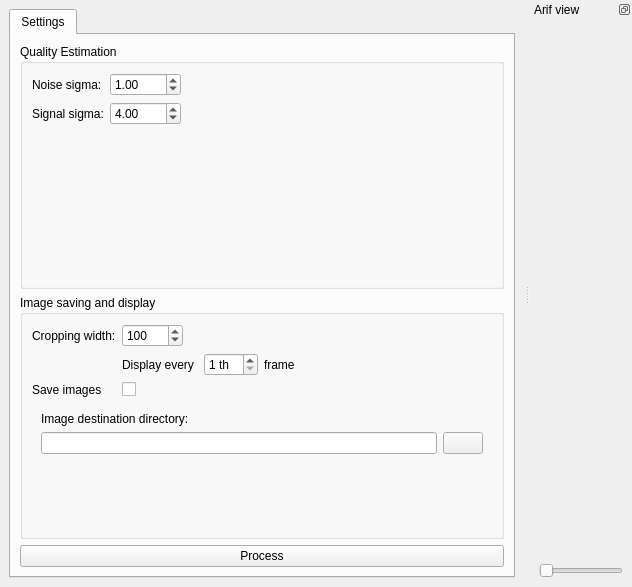
<?xml version="1.0" encoding="UTF-8"?>
<ui version="4.0">
 <class>arifMainWindow</class>
 <widget class="QMainWindow" name="arifMainWindow">
  <property name="geometry">
   <rect>
    <x>0</x>
    <y>0</y>
    <width>632</width>
    <height>587</height>
   </rect>
  </property>
  <property name="windowTitle">
   <string>Arif</string>
  </property>
  <widget class="QWidget" name="centralwidget">
   <layout class="QVBoxLayout" name="verticalLayout_4">
    <item>
     <widget class="QTabWidget" name="tabWidget">
      <property name="currentIndex">
       <number>0</number>
      </property>
      <widget class="QWidget" name="settingsTab">
       <attribute name="title">
        <string>Settings</string>
       </attribute>
       <layout class="QVBoxLayout" name="verticalLayout_5">
        <item>
         <widget class="QGroupBox" name="estimatorBox">
          <property name="title">
           <string>Quality Estimation</string>
          </property>
          <layout class="QFormLayout" name="formLayout">
           <property name="fieldGrowthPolicy">
            <enum>QFormLayout::ExpandingFieldsGrow</enum>
           </property>
           <item row="0" column="0">
            <widget class="QLabel" name="label_3">
             <property name="text">
              <string>Noise sigma:</string>
             </property>
            </widget>
           </item>
           <item row="0" column="1">
            <widget class="QDoubleSpinBox" name="noiseSigmaSpinbox">
             <property name="minimum">
              <double>0.350000000000000</double>
             </property>
             <property name="maximum">
              <double>1000.000000000000000</double>
             </property>
             <property name="singleStep">
              <double>0.050000000000000</double>
             </property>
             <property name="value">
              <double>1.000000000000000</double>
             </property>
            </widget>
           </item>
           <item row="1" column="0">
            <widget class="QLabel" name="label_4">
             <property name="text">
              <string>Signal sigma:</string>
             </property>
            </widget>
           </item>
           <item row="1" column="1">
            <widget class="QDoubleSpinBox" name="signalSigmaSpinbox">
             <property name="minimum">
              <double>0.350000000000000</double>
             </property>
             <property name="maximum">
              <double>1000.000000000000000</double>
             </property>
             <property name="singleStep">
              <double>0.050000000000000</double>
             </property>
             <property name="value">
              <double>4.000000000000000</double>
             </property>
            </widget>
           </item>
          </layout>
         </widget>
        </item>
        <item>
         <widget class="QGroupBox" name="imageSettingsGroup">
          <property name="title">
           <string>Image saving and display</string>
          </property>
          <layout class="QFormLayout" name="formLayout_4">
           <property name="fieldGrowthPolicy">
            <enum>QFormLayout::ExpandingFieldsGrow</enum>
           </property>
           <item row="0" column="0">
            <widget class="QLabel" name="cropWidthLabel">
             <property name="text">
              <string>Cropping width:</string>
             </property>
            </widget>
           </item>
           <item row="0" column="1">
            <widget class="QSpinBox" name="cropWidthBox">
             <property name="minimum">
              <number>16</number>
             </property>
             <property name="maximum">
              <number>10000</number>
             </property>
             <property name="value">
              <number>100</number>
             </property>
            </widget>
           </item>
           <item row="3" column="0">
            <widget class="QLabel" name="label_18">
             <property name="text">
              <string>Save images</string>
             </property>
            </widget>
           </item>
           <item row="3" column="1">
            <widget class="QCheckBox" name="saveImagesCheck">
             <property name="text">
              <string/>
             </property>
            </widget>
           </item>
           <item row="5" column="0" colspan="2">
            <widget class="QFrame" name="imageDestinationBox">
             <property name="enabled">
              <bool>true</bool>
             </property>
             <layout class="QVBoxLayout" name="verticalLayout_2">
              <item>
               <widget class="QLabel" name="label_5">
                <property name="text">
                 <string>Image destination directory:</string>
                </property>
               </widget>
              </item>
              <item>
               <layout class="QHBoxLayout" name="horizontalLayout">
                <item>
                 <widget class="QLineEdit" name="imageDestinationDirectory">
                  <property name="enabled">
                   <bool>true</bool>
                  </property>
                 </widget>
                </item>
                <item>
                 <widget class="QPushButton" name="imageDestinationButton">
                  <property name="icon">
                   <iconset theme="document-open">
                    <normaloff/>
                   </iconset>
                  </property>
                 </widget>
                </item>
               </layout>
              </item>
             </layout>
            </widget>
           </item>
           <item row="1" column="1">
            <layout class="QHBoxLayout" name="horizontalLayout_3">
             <item>
              <widget class="QLabel" name="label">
               <property name="text">
                <string>Display every </string>
               </property>
              </widget>
             </item>
             <item>
              <widget class="QSpinBox" name="displayInterval">
               <property name="suffix">
                <string> th</string>
               </property>
               <property name="minimum">
                <number>1</number>
               </property>
              </widget>
             </item>
             <item>
              <widget class="QLabel" name="label_2">
               <property name="text">
                <string>frame</string>
               </property>
              </widget>
             </item>
            </layout>
           </item>
          </layout>
         </widget>
        </item>
        <item>
         <layout class="QHBoxLayout" name="horizontalLayout_2" stretch="0">
          <item>
           <widget class="QPushButton" name="processButton">
            <property name="text">
             <string>Process</string>
            </property>
            <property name="checkable">
             <bool>true</bool>
            </property>
           </widget>
          </item>
         </layout>
        </item>
       </layout>
      </widget>
     </widget>
    </item>
   </layout>
  </widget>
  <widget class="QDockWidget" name="videoDock">
   <property name="features">
    <set>QDockWidget::DockWidgetFloatable|QDockWidget::DockWidgetMovable</set>
   </property>
   <property name="windowTitle">
    <string>Arif view</string>
   </property>
   <attribute name="dockWidgetArea">
    <number>2</number>
   </attribute>
   <widget class="QWidget" name="widget">
    <layout class="QVBoxLayout" name="verticalLayout_3">
     <item>
      <widget class="GLVideoWidget" name="videoWidget" native="true"/>
     </item>
     <item>
      <widget class="QSlider" name="seekSlider">
       <property name="enabled">
        <bool>false</bool>
       </property>
       <property name="orientation">
        <enum>Qt::Horizontal</enum>
       </property>
      </widget>
     </item>
    </layout>
   </widget>
  </widget>
 </widget>
 <customwidgets>
  <customwidget>
   <class>GLVideoWidget</class>
   <extends>QWidget</extends>
   <header>glvideowidget.h</header>
   <container>1</container>
  </customwidget>
 </customwidgets>
 <tabstops>
  <tabstop>tabWidget</tabstop>
  <tabstop>cropWidthBox</tabstop>
  <tabstop>saveImagesCheck</tabstop>
  <tabstop>imageDestinationDirectory</tabstop>
  <tabstop>imageDestinationButton</tabstop>
  <tabstop>processButton</tabstop>
  <tabstop>seekSlider</tabstop>
 </tabstops>
 <resources/>
 <connections/>
 <slots>
  <slot>workerConfigurationComplete()</slot>
 </slots>
</ui>
